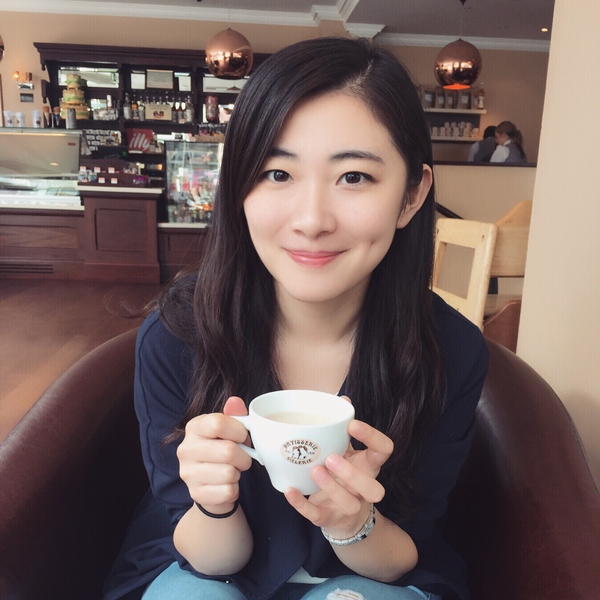
#> input picture PIL/img/avatar.jpg, 600 x 600 px
$ python 05-img-draw-line.py
#> lines starting #> are read from the running program, lines starting #| are printed output that depends on the picture
# -*- coding:utf-8 -*-
__author__ = "東飛"
__date__ = "2018-5-1"

from PIL import Image, ImageDraw

im = Image.open('./img/avatar.jpg')
#> im is the input picture: PIL image 600x600 RGB; mean R, G, B 112.8, 94.9, 92
drawAvatar = ImageDraw.Draw(im)
xSize, ySize = im.size
#> xSize = 600; ySize = 600
# 三等分位置
drawAvatar.line([0, 0.33 * ySize, xSize, 0.33 * ySize], fill=(255, 100, 0), width=3)

# 左下角到中心点，右下角到中心点
drawAvatar.line([(0, ySize), (0.5 * xSize, 0.5 * ySize), (xSize, ySize)], fill=(255, 0, 0), width=3)
im.save('./img/avatar_line.jpg')
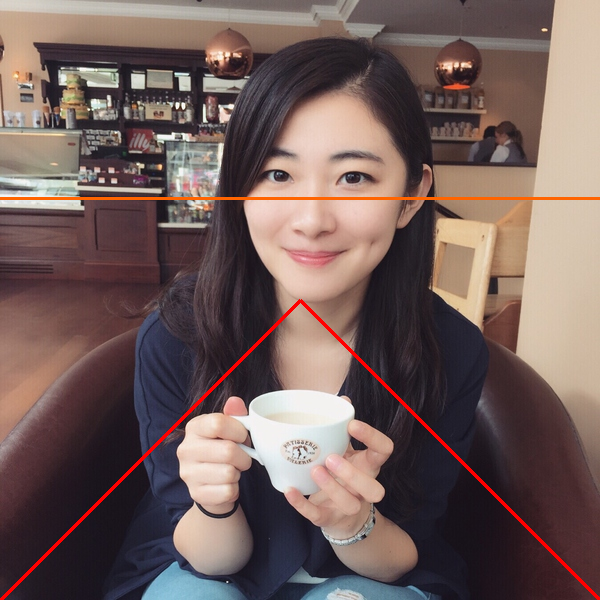
#> saved as avatar_line.jpg: PIL image 600x600 RGB; mean R, G, B 114.8, 94.3, 90.9

drawAvatar.arc([10,20,100,300],0,270,fill=(255,0,0))
im.save('./img/avatar_arc.jpg')
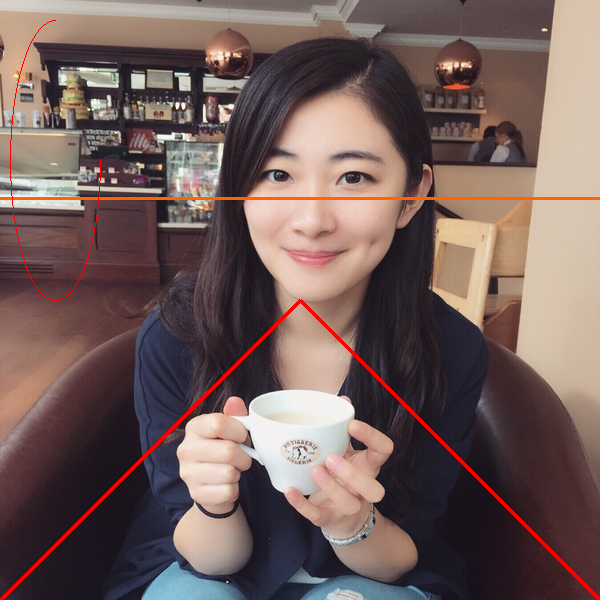
#> saved as avatar_arc.jpg: PIL image 600x600 RGB; mean R, G, B 115, 94.2, 90.8

drawAvatar.text([0.95 * xSize,0.05 * ySize], "那小子真帅", fill = (255,0,0))
im.save('./img/avatar_text.jpg')
